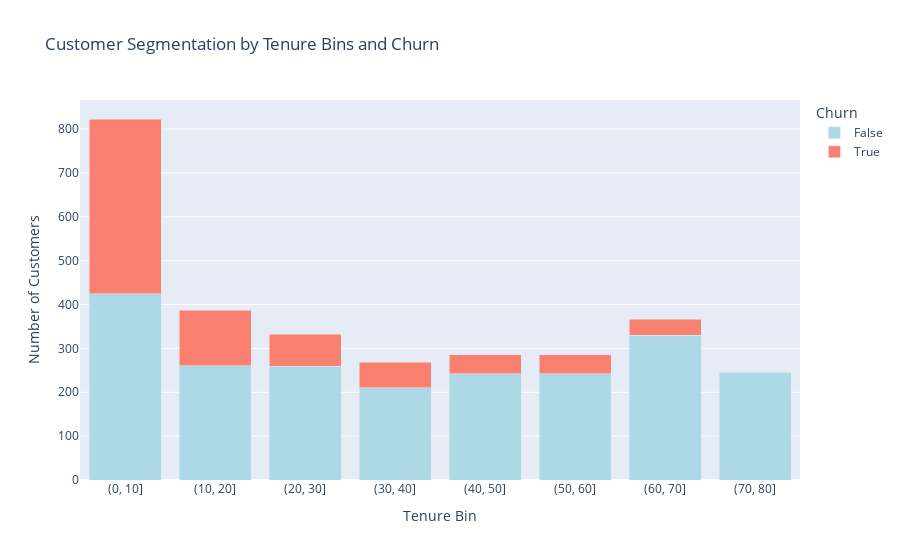

Here is the notebook cell this chart was saved with:
### Markdown cell above
##### Question 2
##### What are the different customer segments based on usage patterns such as tenure, PhoneService, MultipleLines, Internet Service, Online Security, OnlineBackup, DeviceProtection, TechSupport, Streaming TV, Streaming Movies, and Contract type?

### Code cell
# Create bins for tenure
tenure_bins = [0, 10, 20, 30, 40, 50, 60, 70, 80]

churn_column = "Churn"

# Segment customers based on tenure bins and churn
tenure_bin_segments_churn = data_1.groupby([pd.cut(data_1["tenure"], tenure_bins).astype(str), churn_column]).size().unstack(fill_value=0)

# Reset the index for Plotly express compatibility
tenure_bin_segments_churn = tenure_bin_segments_churn.reset_index()

# Rename the columns for better visualization
tenure_bin_segments_churn.columns = ['Tenure Bin', 'False', 'True']

# Create an interactive bar chart using Plotly express
fig = px.bar(tenure_bin_segments_churn, x='Tenure Bin', y=['False', 'True'],
             title="Customer Segmentation by Tenure Bins and Churn",
             labels={'value': 'Number of Customers', 'variable': 'Churn'},
             color_discrete_map={'False': 'lightblue', 'True': 'salmon'},
             barmode='stack')

# Show the plot
fig.show()

### Figure 1 — Plotly figure (JSON) as saved in the notebook; plotly's stock layout.template omitted (floating-point values rounded to 4 significant figures)
{"data": [{"alignmentgroup": "True", "hovertemplate": "Churn=False<br>Tenure Bin=%{x}<br>Number of Customers=%{y}<extra></extra>", "legendgroup": "False", "marker": {"color": "lightblue", "pattern": {"shape": ""}}, "name": "False", "offsetgroup": "False", "orientation": "v", "showlegend": true, "textposition": "auto", "type": "bar", "x": ["(0, 10]", "(10, 20]", "(20, 30]", "(30, 40]", "(40, 50]", "(50, 60]", "(60, 70]", "(70, 80]"], "xaxis": "x", "y": [425, 261, 259, 210, 242, 242, 330, 246], "yaxis": "y"}, {"alignmentgroup": "True", "hovertemplate": "Churn=True<br>Tenure Bin=%{x}<br>Number of Customers=%{y}<extra></extra>", "legendgroup": "True", "marker": {"color": "salmon", "pattern": {"shape": ""}}, "name": "True", "offsetgroup": "True", "orientation": "v", "showlegend": true, "textposition": "auto", "type": "bar", "x": ["(0, 10]", "(10, 20]", "(20, 30]", "(30, 40]", "(40, 50]", "(50, 60]", "(60, 70]", "(70, 80]"], "xaxis": "x", "y": [398, 126, 73, 58, 44, 43, 37, 1], "yaxis": "y"}], "layout": {"barmode": "stack", "legend": {"title": {"text": "Churn"}, "tracegroupgap": 0}, "title": {"text": "Customer Segmentation by Tenure Bins and Churn"}, "xaxis": {"anchor": "y", "domain": [0, 1], "title": {"text": "Tenure Bin"}}, "yaxis": {"anchor": "x", "domain": [0, 1], "title": {"text": "Number of Customers"}}}}
